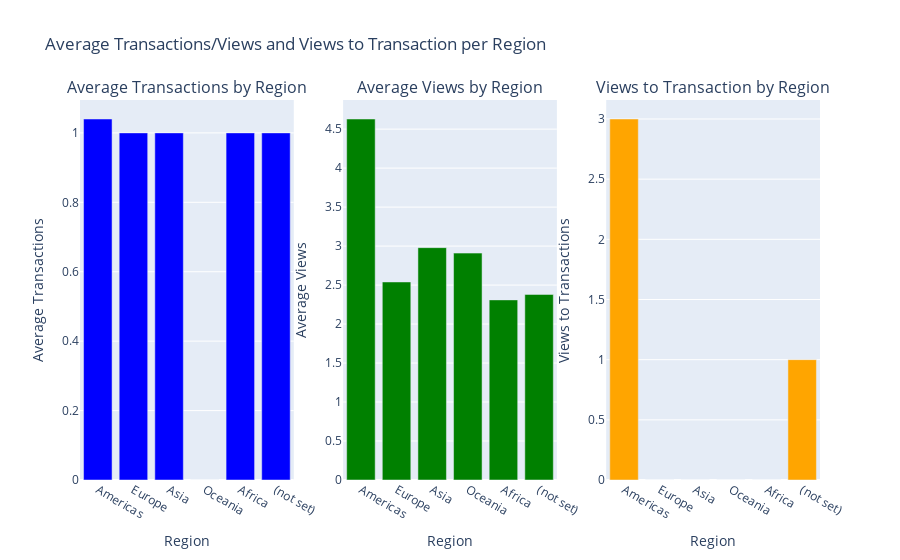

Notebook source saved alongside this figure:
### Code cell
# Create subplots: 1 row, 2 columns
fig = make_subplots(rows=1, cols=3, subplot_titles=("Average Transactions by Region", "Average Views by Region", "Views to Transaction by Region"))

# Add the total transactions bar plot
fig.add_trace(
    go.Bar(x=df['region'], y=df['avg_transactions'], name='Average Transactions', marker_color='blue'),
    row=1, col=1
)

# Add the total views bar plot
fig.add_trace(
    go.Bar(x=df['region'], y=df['avg_views'], name='Average Views', marker_color='green'),
    row=1, col=2
)

fig.add_trace(
    go.Bar(x=df['region'], y=df['views_to_transactions'], name='Views to Transactions', marker_color='orange'),
    row=1, col=3
)

# Update layout
fig.update_layout(
    title_text='Average Transactions/Views and Views to Transaction per Region',
    showlegend=False
)

# Update x-axis and y-axis titles
fig.update_xaxes(title_text='Region', row=1, col=1)
fig.update_yaxes(title_text='Average Transactions', row=1, col=1)
fig.update_xaxes(title_text='Region', row=1, col=2)
fig.update_yaxes(title_text='Average Views', row=1, col=2)
fig.update_xaxes(title_text='Region', row=1, col=3)
fig.update_yaxes(title_text='Views to Transactions', row=1, col=3)

# Show the plot
fig.show()

### Figure 1 — Plotly figure (JSON) as saved in the notebook; plotly's stock layout.template omitted (floating-point values rounded to 4 significant figures)
{"data": [{"marker": {"color": "blue"}, "name": "Average Transactions", "type": "bar", "x": ["Americas", "Europe", "Asia", "Oceania", "Africa", "(not set)"], "xaxis": "x", "y": [1.04, 1, 1, 0, 1, 1], "yaxis": "y"}, {"marker": {"color": "green"}, "name": "Average Views", "type": "bar", "x": ["Americas", "Europe", "Asia", "Oceania", "Africa", "(not set)"], "xaxis": "x2", "y": [4.63, 2.54, 2.98, 2.91, 2.31, 2.38], "yaxis": "y2"}, {"marker": {"color": "orange"}, "name": "Views to Transactions", "type": "bar", "x": ["Americas", "Europe", "Asia", "Oceania", "Africa", "(not set)"], "xaxis": "x3", "y": [3, 0, 0, 0, 0, 1], "yaxis": "y3"}], "layout": {"annotations": [{"font": {"size": 16}, "showarrow": false, "text": "Average Transactions by Region", "x": 0.1444, "xanchor": "center", "xref": "paper", "y": 1, "yanchor": "bottom", "yref": "paper"}, {"font": {"size": 16}, "showarrow": false, "text": "Average Views by Region", "x": 0.5, "xanchor": "center", "xref": "paper", "y": 1, "yanchor": "bottom", "yref": "paper"}, {"font": {"size": 16}, "showarrow": false, "text": "Views to Transaction by Region", "x": 0.8556, "xanchor": "center", "xref": "paper", "y": 1, "yanchor": "bottom", "yref": "paper"}], "showlegend": false, "title": {"text": "Average Transactions/Views and Views to Transaction per Region"}, "xaxis": {"anchor": "y", "domain": [0, 0.2889], "title": {"text": "Region"}}, "xaxis2": {"anchor": "y2", "domain": [0.3556, 0.6444], "title": {"text": "Region"}}, "xaxis3": {"anchor": "y3", "domain": [0.7111, 1], "title": {"text": "Region"}}, "yaxis": {"anchor": "x", "domain": [0, 1], "title": {"text": "Average Transactions"}}, "yaxis2": {"anchor": "x2", "domain": [0, 1], "title": {"text": "Average Views"}}, "yaxis3": {"anchor": "x3", "domain": [0, 1], "title": {"text": "Views to Transactions"}}}}
